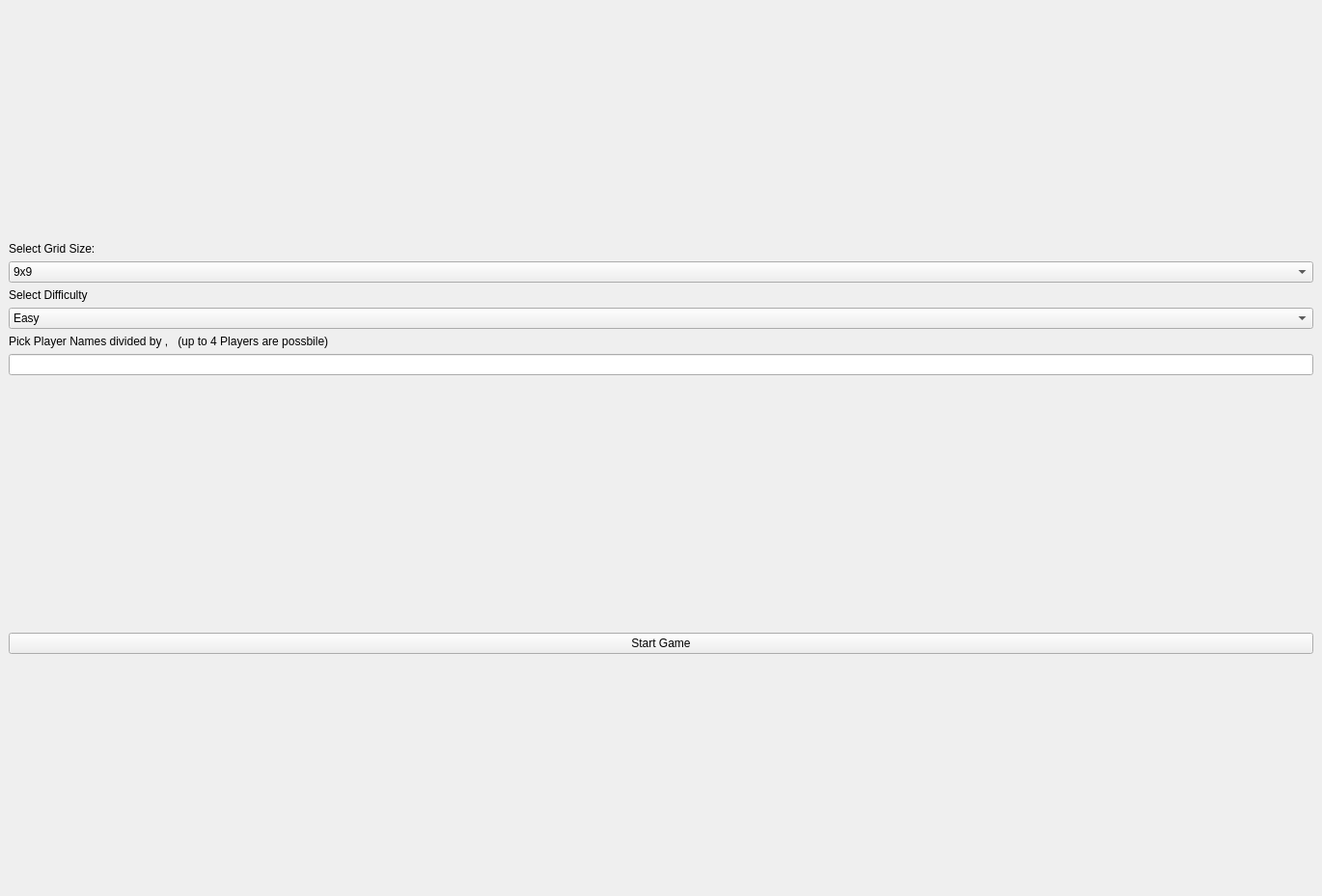
<?xml version="1.0" encoding="UTF-8"?>
<ui version="4.0">
 <class>StartWindow</class>
 <widget class="QMainWindow" name="StartWindow">
  <property name="geometry">
   <rect>
    <x>0</x>
    <y>0</y>
    <width>1370</width>
    <height>929</height>
   </rect>
  </property>
  <property name="windowTitle">
   <string>Start Window</string>
  </property>
  <widget class="QWidget" name="centralwidget">
   <layout class="QVBoxLayout" name="verticalLayout">
    <item>
     <layout class="QVBoxLayout" name="verticalLayout_2">
      <item>
       <spacer name="verticalSpacer_2">
        <property name="orientation">
         <enum>Qt::Vertical</enum>
        </property>
        <property name="sizeHint" stdset="0">
         <size>
          <width>20</width>
          <height>40</height>
         </size>
        </property>
       </spacer>
      </item>
      <item>
       <widget class="QLabel" name="gridSizeLabel">
        <property name="text">
         <string>Select Grid Size:</string>
        </property>
       </widget>
      </item>
      <item>
       <widget class="QComboBox" name="gridSizeComboBox">
        <property name="currentIndex">
         <number>0</number>
        </property>
        <item>
         <property name="text">
          <string>9x9</string>
         </property>
        </item>
        <item>
         <property name="text">
          <string>16x16</string>
         </property>
        </item>
        <item>
         <property name="text">
          <string>25x25</string>
         </property>
        </item>
       </widget>
      </item>
      <item>
       <widget class="QLabel" name="difficultyLabel">
        <property name="text">
         <string>Select Difficulty</string>
        </property>
       </widget>
      </item>
      <item>
       <widget class="QComboBox" name="difficultyComboBox">
        <item>
         <property name="text">
          <string>Easy</string>
         </property>
        </item>
        <item>
         <property name="text">
          <string>Normal</string>
         </property>
        </item>
        <item>
         <property name="text">
          <string>Hard</string>
         </property>
        </item>
        <item>
         <property name="text">
          <string>Extreme</string>
         </property>
        </item>
       </widget>
      </item>
      <item>
       <widget class="QLabel" name="numPlayersLabel">
        <property name="text">
         <string>Pick Player Names divided by ,   (up to 4 Players are possbile)</string>
        </property>
       </widget>
      </item>
      <item>
       <widget class="QLineEdit" name="nameInput"/>
      </item>
      <item>
       <spacer name="verticalSpacer">
        <property name="orientation">
         <enum>Qt::Vertical</enum>
        </property>
        <property name="sizeHint" stdset="0">
         <size>
          <width>20</width>
          <height>40</height>
         </size>
        </property>
       </spacer>
      </item>
      <item>
       <widget class="QLabel" name="errorLabel">
        <property name="styleSheet">
         <string notr="true">color=rgb(239, 41, 41)</string>
        </property>
        <property name="text">
         <string/>
        </property>
       </widget>
      </item>
      <item>
       <widget class="QPushButton" name="startButton">
        <property name="text">
         <string>Start Game</string>
        </property>
       </widget>
      </item>
      <item>
       <spacer name="verticalSpacer_3">
        <property name="orientation">
         <enum>Qt::Vertical</enum>
        </property>
        <property name="sizeHint" stdset="0">
         <size>
          <width>20</width>
          <height>40</height>
         </size>
        </property>
       </spacer>
      </item>
     </layout>
    </item>
   </layout>
  </widget>
 </widget>
 <resources/>
 <connections/>
</ui>
